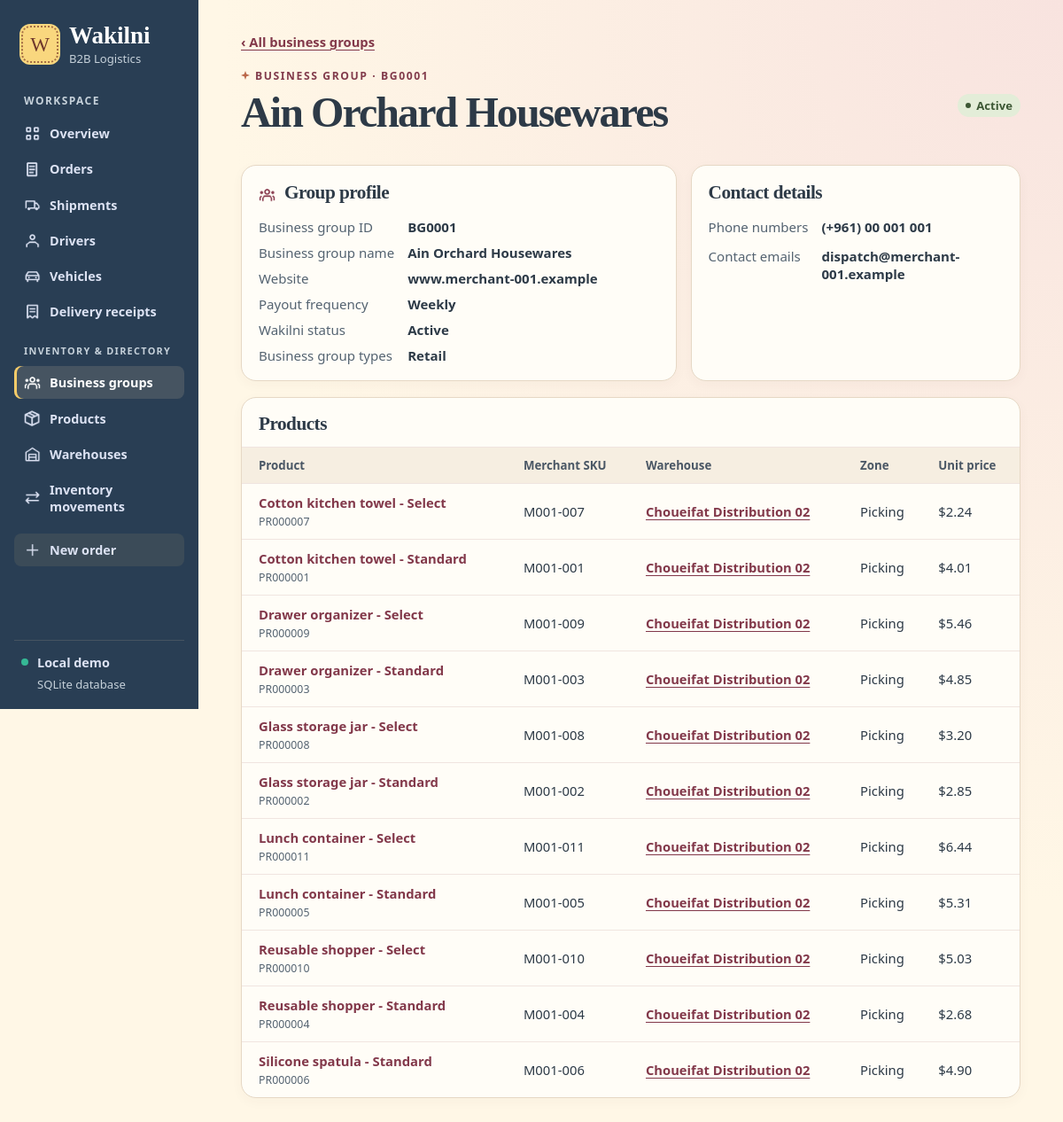
The page /business-groups/BG0001 on the database its author committed.
### tables this page shows
CREATE TABLE "Business Group" (
    "businessgroupID" TEXT NOT NULL CHECK (length(businessgroupID) BETWEEN 1 AND 6 AND businessgroupID GLOB 'BG[0-9][0-9][0-9][0-9]' AND length(businessgroupID) = 6),
    "businessgroupName" TEXT NOT NULL CHECK (length(businessgroupName) BETWEEN 1 AND 50),
    "businessgroupWebsite" TEXT CHECK (length(businessgroupWebsite) BETWEEN 1 AND 100),
    "payoutFrequency" TEXT NOT NULL CHECK (payoutFrequency IN ('Daily', 'Weekly', 'Bi-Weekly', 'Monthly')),
    "operationalStatusWithWakilni" TEXT NOT NULL CHECK (operationalStatusWithWakilni IN ('Active', 'Inactive', 'Suspended')),
    PRIMARY KEY (businessgroupID),
    UNIQUE (businessgroupWebsite)
);

CREATE TABLE "BusinessGroupPhoneNo" (
"phoneNo" TEXT NOT NULL CHECK (length(phoneNo) BETWEEN 1 AND 17 AND phoneNo GLOB '(+961) [0-9][0-9] [0-9][0-9][0-9] [0-9][0-9][0-9]' AND length(phoneNo) = 17),
"businessgroupID" TEXT NOT NULL CHECK (length(businessgroupID) BETWEEN 1 AND 6 AND businessgroupID GLOB 'BG[0-9][0-9][0-9][0-9]' AND length(businessgroupID) = 6),
    PRIMARY KEY (phoneNo),
    FOREIGN KEY (businessgroupID) REFERENCES "Business Group" (businessgroupID)
);

CREATE TABLE "BusinessGroupContactEmails" (
"contactEmails" TEXT NOT NULL CHECK (length(contactEmails) BETWEEN 1 AND 100),
"businessgroupID" TEXT NOT NULL CHECK (length(businessgroupID) BETWEEN 1 AND 6 AND businessgroupID GLOB 'BG[0-9][0-9][0-9][0-9]' AND length(businessgroupID) = 6),
    PRIMARY KEY (contactEmails),
    FOREIGN KEY (businessgroupID) REFERENCES "Business Group" (businessgroupID)
);

CREATE TABLE "Product" (
    "productID" TEXT NOT NULL CHECK (length(productID) BETWEEN 1 AND 8 AND productID GLOB 'PR[0-9][0-9][0-9][0-9][0-9][0-9]' AND length(productID) = 8),
    "productName" TEXT NOT NULL CHECK (length(productName) BETWEEN 1 AND 80),
    "productUnitPrice" REAL NOT NULL CHECK (productUnitPrice BETWEEN 0 AND 99999.99 AND productUnitPrice = round(productUnitPrice, 2)) CHECK (typeof(productUnitPrice) IN ('integer', 'real', 'null')),
    "productDescription" TEXT CHECK (length(productDescription) BETWEEN 1 AND 255),
    "unitWeight" REAL NOT NULL CHECK (unitWeight BETWEEN 0.01 AND 9999.99 AND unitWeight = round(unitWeight, 2)) CHECK (typeof(unitWeight) IN ('integer', 'real', 'null')),
    "unitVolume" REAL CHECK (unitVolume BETWEEN 0.01 AND 99999.99 AND unitVolume = round(unitVolume, 2)) CHECK (typeof(unitVolume) IN ('integer', 'real', 'null')),
    "merchantSKU" TEXT NOT NULL CHECK (length(merchantSKU) BETWEEN 1 AND 20),
    "businessgroupID" TEXT NOT NULL CHECK (length(businessgroupID) BETWEEN 1 AND 6 AND businessgroupID GLOB 'BG[0-9][0-9][0-9][0-9]' AND length(businessgroupID) = 6),
    "inventorylocationID" TEXT CHECK (length(inventorylocationID) BETWEEN 1 AND 7 AND inventorylocationID GLOB 'IL[0-9][0-9][0-9][0-9][0-9]' AND length(inventorylocationID) = 7),
    "packagingID" TEXT CHECK (length(packagingID) BETWEEN 1 AND 6 AND packagingID GLOB 'PG[0-9][0-9][0-9][0-9]' AND length(packagingID) = 6),
    PRIMARY KEY (productID),
    FOREIGN KEY (businessgroupID) REFERENCES "Business Group" (businessgroupID),
    FOREIGN KEY (inventorylocationID) REFERENCES "Inventory Location" (inventorylocationID),
    FOREIGN KEY (packagingID) REFERENCES "Packaging" (packagingID),
    UNIQUE (businessgroupID, merchantSKU)
);

CREATE TABLE "Warehouse" (
    "warehouseID" TEXT NOT NULL CHECK (length(warehouseID) BETWEEN 1 AND 5 AND warehouseID GLOB 'WH[0-9][0-9][0-9]' AND length(warehouseID) = 5),
    "warehouseName" TEXT NOT NULL CHECK (length(warehouseName) BETWEEN 1 AND 50),
    "addressBuilding" TEXT CHECK (length(addressBuilding) BETWEEN 1 AND 50),
    "addressStreet" TEXT NOT NULL CHECK (length(addressStreet) BETWEEN 1 AND 50),
    "addressPostalCode" TEXT CHECK (length(addressPostalCode) BETWEEN 1 AND 9 AND addressPostalCode GLOB '[0-9][0-9][0-9][0-9] [0-9][0-9][0-9][0-9]' AND length(addressPostalCode) = 9),
    "addressLatitude" REAL CHECK (addressLatitude BETWEEN -90 AND 90 AND addressLatitude = round(addressLatitude, 6)) CHECK (typeof(addressLatitude) IN ('integer', 'real', 'null')),
    "addressLongitude" REAL CHECK (addressLongitude BETWEEN -180 AND 180 AND addressLongitude = round(addressLongitude, 6)) CHECK (typeof(addressLongitude) IN ('integer', 'real', 'null')),
    "warehouseType" TEXT NOT NULL CHECK (warehouseType IN ('Fulfillment', 'Cross-Dock', 'Cold Storage', 'Distribution')),
    "operationalStatus" TEXT NOT NULL CHECK (operationalStatus IN ('Operational', 'Maintenance', 'Closed')),
    "lotSize" REAL NOT NULL CHECK (lotSize BETWEEN 0.01 AND 9999.99 AND lotSize = round(lotSize, 2)) CHECK (typeof(lotSize) IN ('integer', 'real', 'null')),
    "capacityStatus" TEXT NOT NULL CHECK (capacityStatus IN ('Available', 'Near Full', 'Full')),
    PRIMARY KEY (warehouseID),
    UNIQUE (warehouseName),
    UNIQUE (addressLatitude, addressLongitude),
    UNIQUE (addressBuilding, addressStreet, addressPostalCode),
    FOREIGN KEY (addressPostalCode) REFERENCES PostalCode (addressPostalCode)
);

CREATE TABLE "AisleZone" (
    "warehouseID" TEXT NOT NULL CHECK (length(warehouseID) BETWEEN 1 AND 5 AND warehouseID GLOB 'WH[0-9][0-9][0-9]' AND length(warehouseID) = 5),
    "inventorylocationAisle" INTEGER NOT NULL CHECK (inventorylocationAisle BETWEEN 1 AND 999) CHECK (typeof(inventorylocationAisle) IN ('integer', 'null')),
    "inventorylocationZone" TEXT NOT NULL CHECK (inventorylocationZone IN ('Ambient', 'Cold', 'Bulk', 'Picking')),
    PRIMARY KEY (warehouseID, inventorylocationAisle),
    FOREIGN KEY (warehouseID) REFERENCES Warehouse (warehouseID)
);

### app.py (the view)
@app.get("/business-groups/<group_id>")
def business_group_detail(group_id):
    conn = db()
    group = conn.execute('SELECT * FROM "Business Group" WHERE businessgroupID = ?', (group_id,)).fetchone()
    if group is None:
        abort(404)
    types = conn.execute("SELECT businessgroupType FROM BusinessGroupType WHERE businessgroupID = ? ORDER BY 1", (group_id,)).fetchall()
    phones = conn.execute("SELECT phoneNo FROM BusinessGroupPhoneNo WHERE businessgroupID = ? ORDER BY 1", (group_id,)).fetchall()
    emails = conn.execute("SELECT contactEmails FROM BusinessGroupContactEmails WHERE businessgroupID = ? ORDER BY 1", (group_id,)).fetchall()
    products = conn.execute(
        f"SELECT {PRODUCTS_FIELDS} {PRODUCTS_FROM} WHERE p.businessgroupID = ? ORDER BY p.productName, p.productID",
        (group_id,),
    ).fetchall()
    return render_template("group.html", group=group, types=types, phones=phones, emails=emails, products=products)

### app.py (called while the page is built, shortened)
@app.before_request
def protect_online_demo():
    password = app.config["DEMO_PASSWORD"]
    if app.config["RENDER_HOSTED"] and len(password) < 12:
        return Response("Set a demo password of at least 12 characters before opening the online site.\n", 503)
    if not password or request.endpoint == "health":
        return None

def db():
    if "db" not in g:
        path = Path(app.config["DATABASE"]).resolve()
        g.db = sqlite3.connect(path.as_uri() + "?mode=rw", uri=True, timeout=5)
        g.db.row_factory = sqlite3.Row
        g.db.execute("PRAGMA foreign_keys = ON")
    return g.db

@app.template_filter("money")
def money(value):
    return f"${value:,.2f}"

### templates/group.html (shortened to what this page needs)
{% extends "base.html" %}
{% from "components.html" import badge, product_table %}
{% block content %}
<a class="back" href="{{ url_for('business_groups') }}">‹ All business groups</a>
<header class="page-head"><div><p class="eyebrow">BUSINESS GROUP · {{ group.businessgroupID }}</p><h1>{{ group.businessgroupName }}</h1></div>{{ badge(group.operationalStatusWithWakilni) }}</header>
<div class="details-grid">
  <section class="panel detail">
    <h2><span class="icon icon-groups" aria-hidden="true"></span> Group profile</h2>
    <dl><dt>Business group ID</dt><dd>{{ group.businessgroupID }}</dd>
        <dt>Business group name</dt><dd>{{ group.businessgroupName }}</dd>
        <dt>Website</dt><dd>{{ group.businessgroupWebsite or '—' }}</dd>
        <dt>Payout frequency</dt><dd>{{ group.payoutFrequency }}</dd>
        <dt>Wakilni status</dt><dd>{{ group.operationalStatusWithWakilni }}</dd>
        <dt>Business group types</dt><dd>{{ types|map(attribute='businessgroupType')|join(', ') or '—' }}</dd>
    </dl>
  </section>
  <section class="panel detail">
    <h2>Contact details</h2>
    <dl><dt>Phone numbers</dt><dd>{% for row in phones %}<span class="contact-line">{{ row.phoneNo }}</span>{% else %}—{% endfor %}</dd>
        <dt>Contact emails</dt><dd>{% for row in emails %}<span class="contact-line">{{ row.contactEmails }}</span>{% else %}—{% endfor %}</dd>
    </dl>
  </section>
</div>
<section class="panel"><div class="panel-head"><h2>Products</h2></div>
  {% if products %}{{ product_table(products, false) }}{% else %}<p class="empty">This business group has no products.</p>{% endif %}
</section>
{% endblock %}

### templates/components.html (shortened to what this page needs)
{% macro badge(value) %}<span class="badge state-{{ value|lower|replace(' ', '-') }}">{{ value }}</span>{% endmacro %}
{% macro product_table(rows, owner=true) %}
<div class="table-wrap">
  <table><thead><tr><th>Product</th><th>Merchant SKU</th>{% if owner %}<th>Business group</th>{% endif %}<th>Warehouse</th><th>Zone</th><th>Unit price</th></tr></thead>
    <tbody>{% for row in rows %}
      <tr><td><a class="record wrap" href="{{ url_for('product_detail', product_id=row.productID) }}">{{ row.productName }}</a><small class="cell-secondary">{{ row.productID }}{% if owner and row.packagingType %} · {{ row.packagingType }}{% endif %}</small></td><td>{{ row.merchantSKU }}</td>
      <td>{% if row.warehouseID %}<a class="text-link" href="{{ url_for('warehouse_detail', warehouse_id=row.warehouseID) }}">{{ row.warehouseName }}</a>{% else %}Unassigned{% endif %}</td><td>{{ row.inventorylocationZone or '—' }}</td><td>{{ row.productUnitPrice|money }}</td></tr>
    {% endfor %}</tbody>
  </table>
</div>
{% endmacro %}

### static/style.css (style rules this page uses)
:root { font-family: "Segoe UI", system-ui, sans-serif; color: #2d3a47; background: #fff7e6; --navy: #293e54; --indigo: #93463f; --muted: #546371; --line: #e6d8c5; --surface: #fffdf7; --display: "Playfair Display", Georgia, serif; --script: "Pacifico", "Segoe Print", cursive; font-synthesis: none; }
* { box-sizing: border-box; }
body { margin: 0; min-height: 100vh; display: grid; grid-template-columns: 224px minmax(0, 1fr); background: radial-gradient(ellipse at 100% 0, #f8e3df, transparent 56%), #fff7e6; }
a { color: inherit; }
.page-head { display: flex; justify-content: space-between; gap: 18px; align-items: center; margin-bottom: 24px; }
.eyebrow { font-size: .76rem; font-weight: 750; letter-spacing: .13em; color: #823c4c; margin: 0 0 8px; }
.page-head:not(.hero) .eyebrow::before { content: ""; display: inline-block; width: 10px; height: 10px; margin-right: 6px; background: #ba684a; clip-path: polygon(50% 0, 62% 36%, 100% 50%, 62% 63%, 50% 100%, 37% 63%, 0 50%, 37% 36%); }
h1, h2, p { margin-top: 0; }
h1 { margin-bottom: 9px; font-family: var(--display); font-weight: 680; font-size: clamp(2.18rem, 4vw, 3.2rem); font-variant-numeric: lining-nums; letter-spacing: -.04em; line-height: 1.06; overflow-wrap: anywhere; }
h2 { margin: 0; font: 680 1.33rem/1.22 var(--display); letter-spacing: -.025em; }
.metric, .panel { background: var(--surface); border: 1px solid var(--line); border-radius: 17px; box-shadow: 0 4px 14px #623b3609; min-width: 0; }
.overview, .details-grid { display: grid; grid-template-columns: minmax(0, 1.32fr) minmax(0, 1fr); gap: 16px; margin-bottom: 18px; }
.panel + .panel { margin-top: 16px; }
.overview .panel, .details-grid .panel { margin-top: 0; }
.panel-head { padding: 17px 19px 12px; }
.text-link, .record, .back { color: #82384a; font-weight: 700; text-underline-offset: 3px; }
.text-link, .back { font-size: .92rem; }
.record { text-decoration: none; white-space: nowrap; }
.back { display: inline-block; margin-bottom: 20px; }
.table-wrap { max-width: 100%; overflow-x: auto; }
table { border-collapse: collapse; width: 100%; font-size: .925rem; text-align: left; }
th { background: #f6eee1; color: #4a5765; font-size: .83rem; font-weight: 700; white-space: nowrap; }
td, th { padding: 11px 14px; border-top: 1px solid #f0e5e0; vertical-align: middle; }
td:first-child, th:first-child { padding-left: 19px; }
.badge { display: inline-flex; align-items: center; gap: 6px; white-space: nowrap; border-radius: 20px; padding: 4px 9px; background: #e1e8ef; color: #344c61; font-size: .82rem; font-weight: 700; }
.badge::before { content: ""; width: 6px; height: 6px; border-radius: 50%; background: currentColor; }
.state-delivered, .state-completed, .state-active { color: #3d5835; background: #e3edd8; }
.detail { padding: 18px 19px; }
dl { margin: 15px 0 0; display: grid; grid-template-columns: minmax(96px, max-content) 1fr; gap: 9px 15px; font-size: .94rem; }
dt { color: var(--muted); }
dd { margin: 0; overflow-wrap: anywhere; font-weight: 600; }
.icon { width: 1.2rem; height: 1.2rem; flex: none; display: inline-block; vertical-align: -.23em; background: currentColor; mask: var(--icon) center / contain no-repeat; }
.icon-groups { --icon: url("icons/groups.png"); }
.detail h2 .icon { color: #87384b; margin-right: 5px; }
.cell-secondary { display: block; color: var(--muted); margin-top: 3px; }
.record.wrap { white-space: normal; }
.contact-line { display: block; margin-bottom: 4px; }

### rows shown on the page
Business Group: businessgroupID "BG0001", businessgroupName "Ain Orchard Housewares", operationalStatusWithWakilni "Active", businessgroupWebsite "www.merchant-001.example", payoutFrequency "Weekly"
BusinessGroupPhoneNo: phoneNo "(+961) 00 001 001"
BusinessGroupContactEmails: contactEmails "dispatch@merchant-001.example"
Product: productName "Cotton kitchen towel - Select", productID "PR000007", merchantSKU "M001-007", warehouseName "Choueifat Distribution 02", inventorylocationZone "Picking", productUnitPrice "$2.24"
Product: productName "Cotton kitchen towel - Standard", productID "PR000001", merchantSKU "M001-001", warehouseName "Choueifat Distribution 02", inventorylocationZone "Picking", productUnitPrice "$4.01"
Product: productName "Drawer organizer - Select", productID "PR000009", merchantSKU "M001-009", warehouseName "Choueifat Distribution 02", inventorylocationZone "Picking", productUnitPrice "$5.46"
Product: productName "Drawer organizer - Standard", productID "PR000003", merchantSKU "M001-003", warehouseName "Choueifat Distribution 02", inventorylocationZone "Picking", productUnitPrice "$4.85"
Product: productName "Glass storage jar - Select", productID "PR000008", merchantSKU "M001-008", warehouseName "Choueifat Distribution 02", inventorylocationZone "Picking", productUnitPrice "$3.20"
Product: productName "Glass storage jar - Standard", productID "PR000002", merchantSKU "M001-002", warehouseName "Choueifat Distribution 02", inventorylocationZone "Picking", productUnitPrice "$2.85"
Product: productName "Lunch container - Select", productID "PR000011", merchantSKU "M001-011", warehouseName "Choueifat Distribution 02", inventorylocationZone "Picking", productUnitPrice "$6.44"
Product: productName "Lunch container - Standard", productID "PR000005", merchantSKU "M001-005", warehouseName "Choueifat Distribution 02", inventorylocationZone "Picking", productUnitPrice "$5.31"
Product: productName "Reusable shopper - Select", productID "PR000010", merchantSKU "M001-010", warehouseName "Choueifat Distribution 02", inventorylocationZone "Picking", productUnitPrice "$5.03"
Product: productName "Reusable shopper - Standard", productID "PR000004", merchantSKU "M001-004", warehouseName "Choueifat Distribution 02", inventorylocationZone "Picking", productUnitPrice "$2.68"
Product: productName "Silicone spatula - Standard", productID "PR000006", merchantSKU "M001-006", warehouseName "Choueifat Distribution 02", inventorylocationZone "Picking", productUnitPrice "$4.90"

### other values the page prints
{{ 'Online class demo' if config.RENDER_HOSTED else 'Local demo' }} "Local demo"
{{ types|map(attribute='businessgroupType')|join(', ') or '—' }} "Retail"
